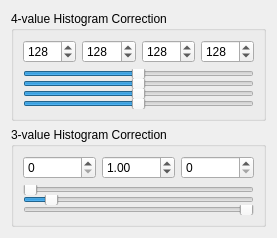
<?xml version="1.0" encoding="UTF-8"?>
<ui version="4.0">
 <class>HistogramChange</class>
 <widget class="QWidget" name="HistogramChange">
  <property name="geometry">
   <rect>
    <x>0</x>
    <y>0</y>
    <width>277</width>
    <height>232</height>
   </rect>
  </property>
  <property name="windowTitle">
   <string>Form</string>
  </property>
  <layout class="QVBoxLayout" name="verticalLayout">
   <item>
    <widget class="QGroupBox" name="groupBox">
     <property name="title">
      <string>4-value Histogram Correction</string>
     </property>
     <property name="flat">
      <bool>false</bool>
     </property>
     <layout class="QVBoxLayout" name="verticalLayout_2">
      <item>
       <layout class="QHBoxLayout" name="horizontalLayout">
        <item>
         <widget class="QSpinBox" name="spinBox">
          <property name="maximum">
           <number>255</number>
          </property>
          <property name="value">
           <number>128</number>
          </property>
         </widget>
        </item>
        <item>
         <widget class="QSpinBox" name="spinBox_2">
          <property name="maximum">
           <number>255</number>
          </property>
          <property name="value">
           <number>128</number>
          </property>
         </widget>
        </item>
        <item>
         <widget class="QSpinBox" name="spinBox_3">
          <property name="maximum">
           <number>255</number>
          </property>
          <property name="value">
           <number>128</number>
          </property>
         </widget>
        </item>
        <item>
         <widget class="QSpinBox" name="spinBox_4">
          <property name="maximum">
           <number>255</number>
          </property>
          <property name="value">
           <number>128</number>
          </property>
         </widget>
        </item>
       </layout>
      </item>
      <item>
       <layout class="QVBoxLayout" name="verticalLayout_4">
        <property name="spacing">
         <number>0</number>
        </property>
        <item>
         <widget class="QSlider" name="horizontalSlider">
          <property name="maximumSize">
           <size>
            <width>16777215</width>
            <height>10</height>
           </size>
          </property>
          <property name="maximum">
           <number>255</number>
          </property>
          <property name="value">
           <number>128</number>
          </property>
          <property name="orientation">
           <enum>Qt::Horizontal</enum>
          </property>
         </widget>
        </item>
        <item>
         <widget class="QSlider" name="horizontalSlider_2">
          <property name="maximumSize">
           <size>
            <width>16777215</width>
            <height>10</height>
           </size>
          </property>
          <property name="maximum">
           <number>255</number>
          </property>
          <property name="value">
           <number>128</number>
          </property>
          <property name="orientation">
           <enum>Qt::Horizontal</enum>
          </property>
         </widget>
        </item>
        <item>
         <widget class="QSlider" name="horizontalSlider_3">
          <property name="maximumSize">
           <size>
            <width>16777215</width>
            <height>10</height>
           </size>
          </property>
          <property name="maximum">
           <number>255</number>
          </property>
          <property name="value">
           <number>128</number>
          </property>
          <property name="orientation">
           <enum>Qt::Horizontal</enum>
          </property>
         </widget>
        </item>
        <item>
         <widget class="QSlider" name="horizontalSlider_4">
          <property name="maximumSize">
           <size>
            <width>16777215</width>
            <height>10</height>
           </size>
          </property>
          <property name="maximum">
           <number>255</number>
          </property>
          <property name="value">
           <number>128</number>
          </property>
          <property name="orientation">
           <enum>Qt::Horizontal</enum>
          </property>
         </widget>
        </item>
       </layout>
      </item>
     </layout>
    </widget>
   </item>
   <item>
    <widget class="QGroupBox" name="groupBox_2">
     <property name="title">
      <string>3-value Histogram Correction</string>
     </property>
     <layout class="QVBoxLayout" name="verticalLayout_5">
      <item>
       <layout class="QHBoxLayout" name="horizontalLayout_2">
        <item>
         <widget class="QSpinBox" name="spinBox_5">
          <property name="maximum">
           <number>255</number>
          </property>
         </widget>
        </item>
        <item>
         <widget class="QDoubleSpinBox" name="doubleSpinBox">
          <property name="minimum">
           <double>0.010000000000000</double>
          </property>
          <property name="maximum">
           <double>10.000000000000000</double>
          </property>
          <property name="singleStep">
           <double>0.010000000000000</double>
          </property>
          <property name="value">
           <double>1.000000000000000</double>
          </property>
         </widget>
        </item>
        <item>
         <widget class="QSpinBox" name="spinBox_6">
          <property name="maximum">
           <number>255</number>
          </property>
         </widget>
        </item>
       </layout>
      </item>
      <item>
       <layout class="QVBoxLayout" name="verticalLayout_6">
        <property name="spacing">
         <number>0</number>
        </property>
        <item>
         <widget class="QSlider" name="horizontalSlider_5">
          <property name="minimumSize">
           <size>
            <width>0</width>
            <height>10</height>
           </size>
          </property>
          <property name="maximumSize">
           <size>
            <width>16777215</width>
            <height>10</height>
           </size>
          </property>
          <property name="baseSize">
           <size>
            <width>0</width>
            <height>10</height>
           </size>
          </property>
          <property name="maximum">
           <number>255</number>
          </property>
          <property name="orientation">
           <enum>Qt::Horizontal</enum>
          </property>
         </widget>
        </item>
        <item>
         <widget class="QSlider" name="horizontalSlider_6">
          <property name="minimumSize">
           <size>
            <width>0</width>
            <height>10</height>
           </size>
          </property>
          <property name="maximumSize">
           <size>
            <width>16777215</width>
            <height>10</height>
           </size>
          </property>
          <property name="baseSize">
           <size>
            <width>0</width>
            <height>10</height>
           </size>
          </property>
          <property name="minimum">
           <number>1</number>
          </property>
          <property name="maximum">
           <number>1000</number>
          </property>
          <property name="value">
           <number>100</number>
          </property>
          <property name="orientation">
           <enum>Qt::Horizontal</enum>
          </property>
         </widget>
        </item>
        <item>
         <widget class="QSlider" name="horizontalSlider_7">
          <property name="minimumSize">
           <size>
            <width>0</width>
            <height>10</height>
           </size>
          </property>
          <property name="maximumSize">
           <size>
            <width>16777215</width>
            <height>10</height>
           </size>
          </property>
          <property name="baseSize">
           <size>
            <width>0</width>
            <height>10</height>
           </size>
          </property>
          <property name="maximum">
           <number>255</number>
          </property>
          <property name="value">
           <number>0</number>
          </property>
          <property name="orientation">
           <enum>Qt::Horizontal</enum>
          </property>
          <property name="invertedAppearance">
           <bool>true</bool>
          </property>
          <property name="invertedControls">
           <bool>true</bool>
          </property>
         </widget>
        </item>
       </layout>
      </item>
     </layout>
    </widget>
   </item>
  </layout>
 </widget>
 <resources/>
 <connections/>
</ui>
